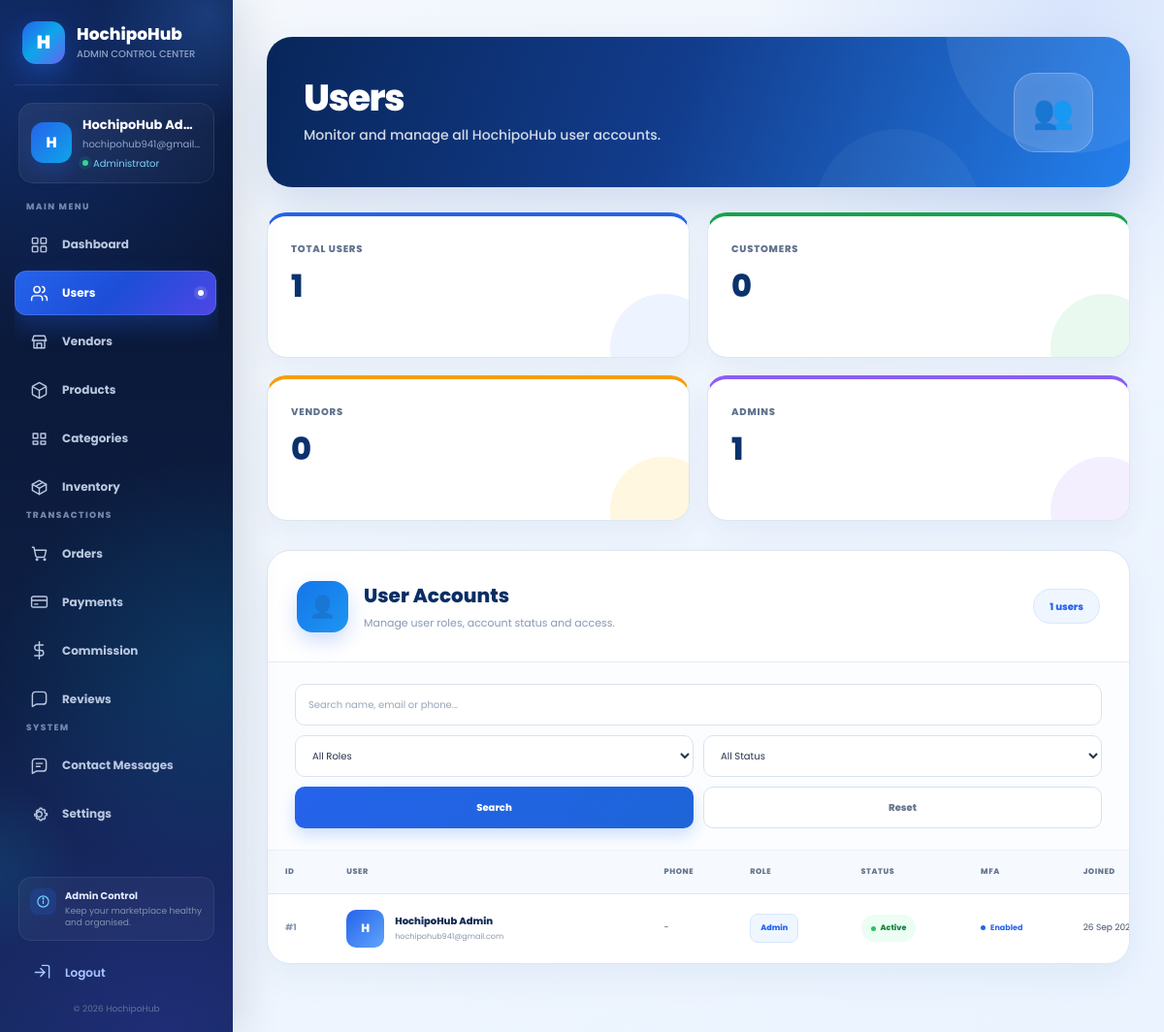
The page /admin/users.php (signed in) on the database its author committed.
### tables this page shows
CREATE TABLE `users` (
    `user_id` INT NOT NULL AUTO_INCREMENT,
    `name` VARCHAR(100) NOT NULL,
    `email` VARCHAR(100) NOT NULL,
    `phone` VARCHAR(20) DEFAULT NULL,
    `password` VARCHAR(255) NOT NULL,
    `profile_image` VARCHAR(255) DEFAULT NULL,

    `role` ENUM(
        'customer',
        'vendor',
        'admin'
    )
    NOT NULL DEFAULT 'customer',

    `status` ENUM(
        'active',
        'inactive',
        'pending',
        'suspended'
    )
    NOT NULL DEFAULT 'active',

    `mfa_enabled` TINYINT(1) NOT NULL DEFAULT '1',
    `mfa_code` VARCHAR(10) DEFAULT NULL,
    `mfa_expiry` DATETIME DEFAULT NULL,

    `reset_code` VARCHAR(10) DEFAULT NULL,
    `reset_expiry` DATETIME DEFAULT NULL,

    `created_at` DATETIME NOT NULL DEFAULT CURRENT_TIMESTAMP,

    `updated_at` DATETIME NOT NULL
        DEFAULT CURRENT_TIMESTAMP
        ON UPDATE CURRENT_TIMESTAMP,

    PRIMARY KEY (`user_id`),

    UNIQUE KEY `email` (`email`),
    UNIQUE KEY `phone` (`phone`)
);

### admin/users.php (the view, shortened to what the rows shown need)
<?php
$db = getDB();
$adminId =
    (int) $_SESSION['user_id'];
$sql = "
    SELECT
        u.user_id,
        u.name,
        u.email,
        u.phone,
        u.role,
        u.status,
        u.mfa_enabled,
        u.created_at,
        v.vendor_id,
        v.business_name,
        v.approval_status
    FROM users u
    LEFT JOIN vendors v
        ON u.user_id = v.user_id
    WHERE 1 = 1
";
$params = [];
$sql .= "
    ORDER BY
        u.created_at DESC,
        u.user_id DESC
";
$users = [];
try {
    $stmt =
        $db->prepare(
            $sql
        );
    $stmt->execute(
        $params
    );
    $users =
        $stmt->fetchAll(
            PDO::FETCH_ASSOC
        );
}
catch (Throwable $e) {
    $users = [];
    error_log(
        $e->getMessage()
    );
}
?>
<!DOCTYPE html>
<html lang="en">
<head>
    <link
        rel="stylesheet"
        href="../css/admin.css"
    >
    <link
        rel="stylesheet"
        href="../css/responsive.css"
    >
</head>
<body>
<div class="admin-wrapper">
    <main class="users-main">
        <div class="users-content">
            <section class="users-hero">
                <div class="users-hero-text">
                    <h1>
                        Users
                    </h1>
                </div>
            </section>
            <section class="users-panel">
                <div class="users-panel-header">
                    <div class="users-panel-title">
                        <div>
                            <h2>
                                User Accounts
                            </h2>
                        </div>
                    </div>
                </div>
                <div class="users-table-wrapper">
                    <table class="users-table">
                        <thead>
                            <tr>
                                <th>
                                    ID
                                </th>
                                <th>
                                    User
                                </th>
                                <th>
                                    Phone
                                </th>
                                <th>
                                    Role
                                </th>
                                <th>
                                    Status
                                </th>
                                <th>
                                    MFA
                                </th>
                                <th>
                                    Joined
                                </th>
                            </tr>
                        </thead>
                        <tbody>
                            <?php if (empty($users)): ?>
                                <tr>
                                    <td
                                        colspan="8"
                                        class="users-empty"
                                    >
                                        No users found.
                                    </td>
                                </tr>
                            <?php else: ?>
                                <?php foreach ($users as $user): ?>
                                    <?php
                                    $initial =
                                        strtoupper(
                                            substr(
                                                trim(
                                                    $user['name']
                                                    ?? 'U'
                                                ),
                                                0,
                                                1
                                            )
                                        );
                                    $createdTimestamp =
                                        !empty(
                                            $user[
                                                'created_at'
                                            ]
                                        )
                                            ? strtotime(
                                                $user[
                                                    'created_at'
                                                ]
                                            )
                                            : false;
                                    ?>
                                    <tr>
                                        <td>
                                            <span class="user-id">
                                                #<?= (int)
                                                    $user[
                                                        'user_id'
                                                    ] ?>
                                            </span>
                                        </td>
                                        <td>
                                            <div class="user-cell">
                                                <div class="user-avatar">
                                                    <?= e(
                                                        $initial
                                                    ) ?>
                                                </div>
                                                <div class="user-cell-info">
                                                    <strong>
                                                        <?= e(
                                                            $user[
                                                                'name'
                                                            ]
                                                        ) ?>
                                                    </strong>
                                                    <small>
                                                        <?= e(
                                                            $user[
                                                                'email'
                                                            ]
                                                        ) ?>
                                                    </small>
                                                </div>
                                            </div>
                                        </td>
                                        <td>
                                            <?= e(
                                                $user[
                                                    'phone'
                                                ]
                                                ?? '-'
                                            ) ?>
                                        </td>
                                        <td>
                                            <?php if (
                                                (int)
                                                $user[
                                                    'user_id'
                                                ]
                                                ===
                                                $adminId
                                            ): ?>
                                                <span class="user-role-badge">
                                                    <?= e(
                                                        $user[
                                                            'role'
                                                        ]
                                                    ) ?>
                                                </span>
                                            <?php endif; ?>
                                        </td>
                                        <td>
                                            <?php if (
                                                (int)
                                                $user[
                                                    'user_id'
                                                ]
                                                ===
                                                $adminId
                                            ): ?>
                                                <span
                                                    class="
                                                        user-status-badge
                                                        <?= e(
                                                            $user[
                                                                'status'
                                                            ]
                                                        ) ?>
                                                    "
                                                >
                                                    <?= e(
                                                        $user[
                                                            'status'
                                                        ]
                                                    ) ?>
                                                </span>
                                            <?php endif; ?>
                                        </td>
                                        <td>
                                            <span
                                                class="
                                                    user-mfa
                                                    <?= empty(
                                                        $user[
                                                            'mfa_enabled'
                                                        ]
                                                    )
                                                        ? 'disabled'
                                                        : '' ?>
                                                "
                                            >
                                                <?= !empty(
                                                    $user[
                                                        'mfa_enabled'
                                                    ]
                                                )
                                                    ? 'Enabled'
                                                    : 'Disabled' ?>
                                            </span>
                                        </td>
                                        <td>
                                            <?= $createdTimestamp
                                                ? e(
                                                    date(
                                                        'd M Y',
                                                        $createdTimestamp
                                                    )
                                                )
                                                : '-' ?>
                                        </td>
                                    </tr>
                                <?php endforeach; ?>
                            <?php endif; ?>
                        </tbody>
                    </table>
                </div>
            </section>
        </div>
    </main>
</div>
</body>
</html>

### rows shown on the page
users: user_id "1", name "H", name "HochipoHub Admin", email "hochipohub941@gmail.com", phone "-", role "Admin", status "Active", mfa_enabled "Enabled", created_at "26 Sep…"

### other values the page prints
$totalUsers "1"
$totalCustomers "0"
$totalVendors "0"
$totalAdmins "1"
